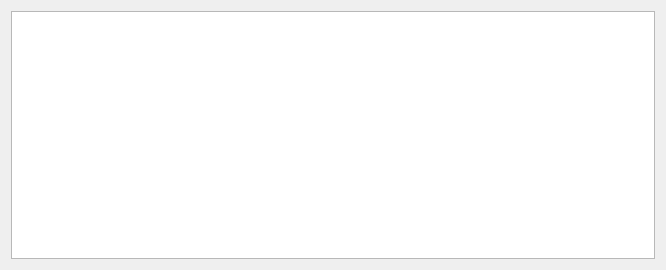
<?xml version="1.0" encoding="UTF-8"?>
<ui version="4.0">
<comment>
  * Released as open source by Gabriel Caudrelier
  *
  * Developed by Gabriel Caudrelier, gabriel dot caudrelier at gmail dot com
  *
  * https://github.com/metrodango/pip3line
  *
  * Released under AGPL see LICENSE for more information
</comment>
 <class>LoggerWidget</class>
 <widget class="QWidget" name="LoggerWidget">
  <property name="geometry">
   <rect>
    <x>0</x>
    <y>0</y>
    <width>666</width>
    <height>270</height>
   </rect>
  </property>
  <property name="sizePolicy">
   <sizepolicy hsizetype="Preferred" vsizetype="Preferred">
    <horstretch>0</horstretch>
    <verstretch>0</verstretch>
   </sizepolicy>
  </property>
  <property name="minimumSize">
   <size>
    <width>0</width>
    <height>0</height>
   </size>
  </property>
  <property name="windowTitle">
   <string>Form</string>
  </property>
  <layout class="QVBoxLayout" name="verticalLayout">
   <item>
    <widget class="QTextEdit" name="messagesTextEdit">
     <property name="readOnly">
      <bool>true</bool>
     </property>
    </widget>
   </item>
  </layout>
 </widget>
 <resources/>
 <connections/>
</ui>
